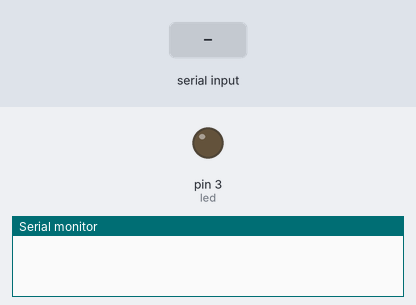
Recording of a sketch running on a simulated Arduino Uno, built with avr-gcc and run on an emulated ATmega328P. Parts: output pins drawn as LEDs (lit = HIGH), the last lines printed to the serial monitor. Inputs (shaded band) come from the test bench.

Above: at 1.2 s.
1.3 s: byte 30 received over Serial
At 1.8 s:
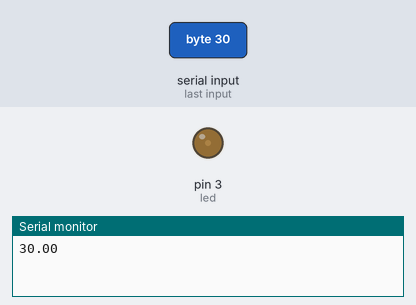
2.8 s: byte 90 received over Serial
At 4.1 s:
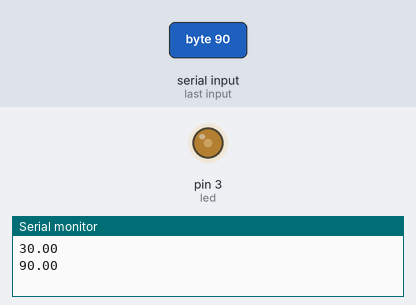
Timing chart, 0 to 5.8 s (numbered marks = the images above; inputs shaded):
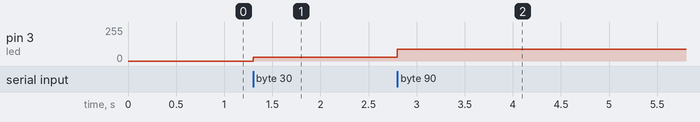

The sketch:

serialread.ino
```cpp
const int led=3;
void setup() {
pinMode(led,OUTPUT);
Serial.begin(9600);
}

float sv;

void loop() {
if(Serial.available()>0) {
//sv= Serial.parseInt();
sv=Serial.read();
analogWrite(led,sv);
Serial.println(sv);
}else {

  return 1;
}

}
```

Measured:
- after the input at 1.3 s, pin 3 (led): 0/255 → 30/255 at once
- after the input at 2.8 s, pin 3 (led): 30/255 → 90/255 at once
